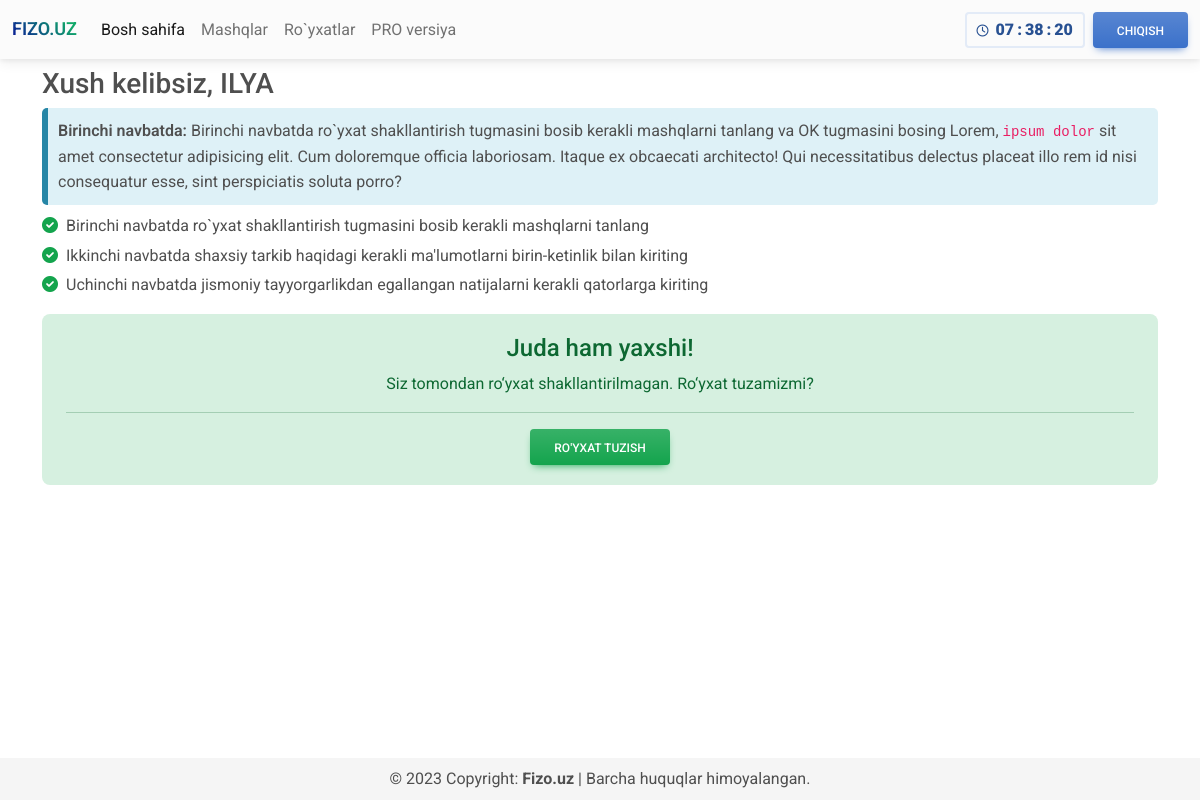
The page /home.php (signed in) on the database as committed earlier.
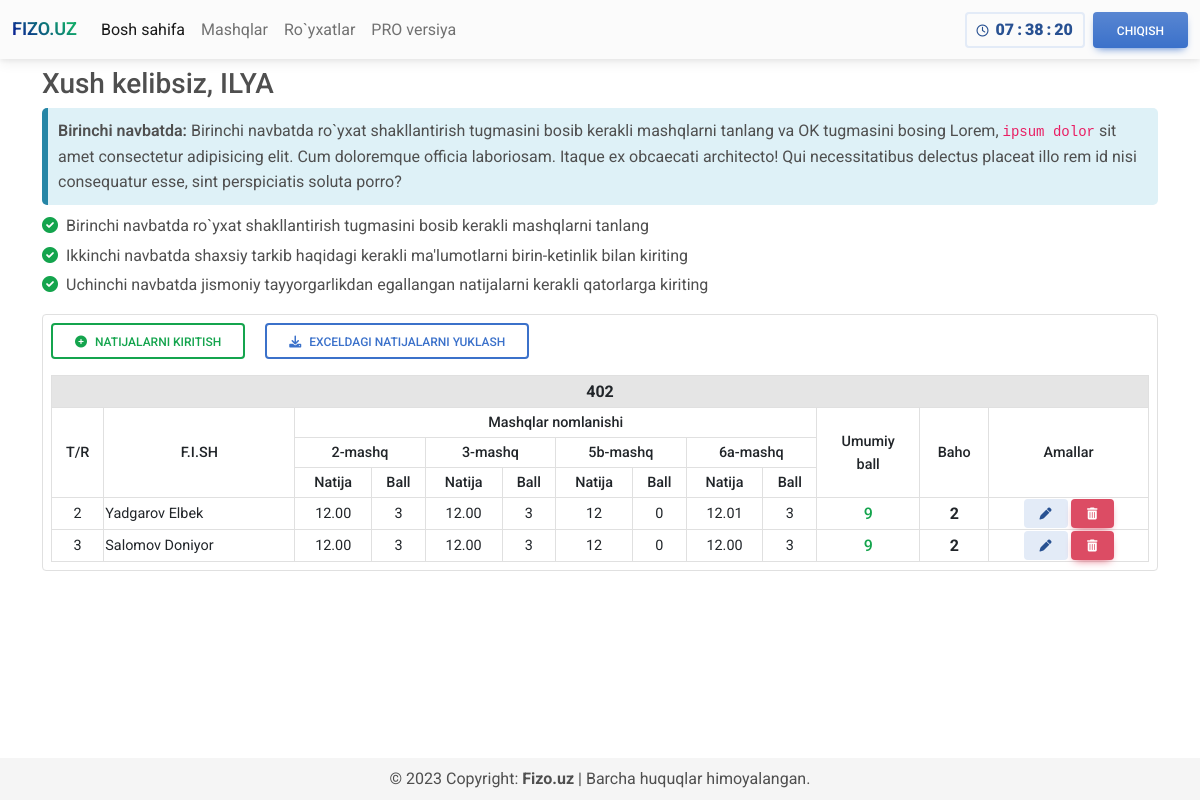
The same page on the database as committed later.
### tables this page shows
CREATE TABLE `users` (
  `id` int(11) NOT NULL,
  `username` varchar(255) NOT NULL,
  `password` varchar(255) NOT NULL,
  `name` varchar(255) NOT NULL,
  `bolinmanomi` varchar(255) DEFAULT NULL,
  `1-mashq` varchar(255) DEFAULT NULL,
  `2-mashq` varchar(255) DEFAULT NULL,
  `3-mashq` varchar(255) DEFAULT NULL,
  `4-mashq` varchar(255) DEFAULT NULL
);

CREATE TABLE `mashqlar` (
  `mashqlar_id` int(11) NOT NULL,
  `mashq_nomi` varchar(255) NOT NULL,
  `mashq_tuliq_nomi` varchar(255) NOT NULL,
  `mashq_server_nomi` varchar(255) DEFAULT NULL
);

CREATE TABLE `user401` (
  `user_id` int(11) NOT NULL,
  `fish` varchar(255) DEFAULT NULL,
  `tugilgan_kuni` date DEFAULT NULL,
  `yoshi` int(11) DEFAULT NULL,
  `vazni` int(11) DEFAULT NULL,
  `guruhi` varchar(255) DEFAULT NULL,
  `natija1` decimal(4,2) DEFAULT NULL,
  `ball1` int(11) DEFAULT NULL,
  `natija2` decimal(4,2) DEFAULT NULL,
  `ball2` int(11) DEFAULT NULL,
  `natija3` int(11) DEFAULT NULL,
  `ball3` int(11) DEFAULT NULL,
  `natija4` decimal(4,2) DEFAULT NULL,
  `ball4` int(11) DEFAULT NULL,
  `umumiyball` int(11) DEFAULT NULL,
  `baho` int(11) DEFAULT NULL,
  `current_time` date NOT NULL DEFAULT current_timestamp(),
  `bolinma_nomi` varchar(11) DEFAULT NULL
);

### home.php (the view, shortened to what this page needs)
<?php
if (isset($_SESSION['id']) && isset($_SESSION['username'])) {
include 'db_conn.php';
$resuserbolinma = mysqli_query($conn, "SELECT * FROM userbolinma");
$row_bolinmanomi = mysqli_fetch_row(mysqli_query($conn, "SELECT bolinmanomi, `1-mashq`, `2-mashq`, `3-mashq`, `4-mashq` FROM users WHERE `id` =".$_SESSION['id']));
$bolinmanomi = $row_bolinmanomi[0];
$mashqnomi1 = mysqli_fetch_row(mysqli_query($conn, "SELECT `mashq_nomi`, mashq_server_nomi FROM mashqlar WHERE `mashqlar_id` = '$row_bolinmanomi[1]'"));
$mashqnomi2 = mysqli_fetch_row(mysqli_query($conn, "SELECT `mashq_nomi`, mashq_server_nomi FROM mashqlar WHERE `mashqlar_id` = '$row_bolinmanomi[2]'"));
$mashqnomi3 = mysqli_fetch_row(mysqli_query($conn, "SELECT `mashq_nomi`, mashq_server_nomi FROM mashqlar WHERE `mashqlar_id` = '$row_bolinmanomi[3]'"));
$mashqnomi4 = mysqli_fetch_row(mysqli_query($conn, "SELECT `mashq_nomi`, mashq_server_nomi FROM mashqlar WHERE `mashqlar_id` = '$row_bolinmanomi[4]'"));
$resuser401 = mysqli_query($conn, "SELECT * FROM user401 WHERE `bolinma_nomi` = '$row_bolinmanomi[0]'");
 ?>
<!DOCTYPE html>
<html>
<head>
	<link rel="stylesheet" type="text/css" href="style.css">
     <link href="https://cdnjs.cloudflare.com/ajax/libs/font-awesome/6.0.0/css/all.min.css" rel="stylesheet" />
     <link href="https://cdn.jsdelivr.net/npm/bootstrap@5.3.0-alpha3/dist/css/bootstrap.min.css" rel="stylesheet">
     <link rel="stylesheet" href="css/mdb.min.css" />
</head>
<body>
     <header class="header">
          <nav class="navbar navbar-expand-lg navbar-light bg-light">
               <div class="container-fluid">
                    <a class="navbar-brand" href="./home.php">FIZO.UZ</a>
                    <div class="collapse navbar-collapse" id="navbarNav">
                         <ul class="navbar-nav">
                         <li class="nav-item">
                              <a class="nav-link active" aria-current="page" href="#">Bosh sahifa</a>
                         </li>
                         <li class="nav-item">
                              <a class="nav-link" href="#">Mashqlar</a>
                         </li>
                         <li class="nav-item">
                              <a class="nav-link" href="#">Ro`yxatlar</a>
                         </li>
                         <li class="nav-item">
                              <a class="nav-link" href="#" data-bs-toggle="modal" data-bs-target="#PROClickmodal">PRO versiya</a>
                         </li>
                         </ul>
                    </div>
                    <div class="d-flex align-items-center">
                              <button type="button" class="btn btn-outline-secondary soat me-1"><i class="far fa-clock me-1 "></i>
                                   <span class="soat" id="hours">00</span>
                                   <span class="soat">:</span>
                                   <span class="soat" id="minutes">00</span>
                                   <span class="soat">:</span>
                                   <span class="soat" id="seconds">00</span>
                              </button>
                              <button type="button" class="btn btn-primary bg-gradient ms-1">
                              <a href="logout.php" class="chiqish">Chiqish</a>
                              </button>
                         </div>
               </div>
          </nav>
     </header>
     <main>
          <div class="container mt-1 mt-1">
               <h3 class="mt-2 align">Xush kelibsiz, <?php echo $_SESSION['name']; ?></h3>
               <div class="note note-info mb-2 ">
               <strong>Birinchi navbatda:</strong> Birinchi navbatda ro`yxat shakllantirish tugmasini bosib kerakli mashqlarni tanlang va OK tugmasini bosing
               Lorem, <code>ipsum dolor</code>  sit amet consectetur adipisicing elit. Cum
               doloremque officia laboriosam. Itaque ex obcaecati architecto! Qui necessitatibus delectus
               placeat illo rem id nisi consequatur esse, sint perspiciatis soluta porro?
               </div>
               <ul class="list-unstyled">
               <li class="mb-1"><i class="fas fa-check-circle me-2 text-success"></i>Birinchi navbatda ro`yxat shakllantirish tugmasini bosib kerakli mashqlarni tanlang</li>
               <li class="mb-1"><i class="fas fa-check-circle me-2 text-success"></i>Ikkinchi navbatda shaxsiy tarkib haqidagi kerakli ma'lumotlarni birin-ketinlik bilan kiriting</li>
               <li class="mb-1"><i class="fas fa-check-circle me-2 text-success"></i>Uchinchi navbatda jismoniy tayyorgarlikdan egallangan natijalarni kerakli qatorlarga kiriting</li>
               </ul>
               <section class="pb-4">
                    <?php
                    if(empty($bolinmanomi) === true){
                    ?>
                    <div class="container divroyxat p-0">
                         <div class="alert alert-success royxat">
                              <div class="d-flex justify-content-center">
                              <h4>Juda ham yaxshi!</h4>
                              </div>
                              <div class="d-flex justify-content-center dobavit">
                              <p class="royxat">Siz tomondan ro‘yxat shakllantirilmagan. Ro‘yxat tuzamizmi?</p>
                              </div>
                              <hr>
                              <div class="d-flex justify-content-center dobavit">
                                   <button type="button" class="btn btn-success bg-gradient" data-bs-toggle="modal" data-bs-target="#ModalCreateTable">Ro'yxat tuzish</button>
                              </div>
                              </div>
                         </div>
                    </div>
                    <?php
                    } else {
                    ?>
                    <div class="bg-white border rounded-2">
                    <button type="button" class="btn btn-outline-success m-2" data-mdb-ripple-color="dark" data-bs-toggle="modal" data-bs-target="#ModalInsertNatija"><i class="fas fa-plus-circle me-2"></i>Natijalarni kiritish</button>
                    <button type="button" class="btn btn-outline-primary m-2" data-mdb-ripple-color="dark"><i class="fas fa-download me-2"></i>Exceldagi natijalarni yuklash</button>
                    <section class="w-100 p-2 text-center table-responsive">
                         <table id="datatable" class="table table-bordered m-0">
                                   <thead>
                                        <tr class="table-active">
                                        <?php
                                        while ($row = mysqli_fetch_array($resuserbolinma)) {
                                        ?>
                                             <th colspan="14">
                                                  <p class="bolinma_nomi"><?php echo $row_bolinmanomi[0]; ?></p>
                                             </th>
                                        <?php
                                        }
                                        ?>
                                        </tr>
                                        <tr>
                                             <th rowspan="3">T/R</th>
                                             <th rowspan="3">F.I.SH</th>
                                             <th colspan="8">Mashqlar nomlanishi</th>
                                             <th rowspan="3">Umumiy <br> ball</th>
                                             <th rowspan="3">Baho</th>
                                             <th rowspan="3">Amallar</th>
                                        </tr>
                                        <tr>
                                             <th colspan="2"><?php echo $mashqnomi1[0] ?></th>
                                             <th colspan="2"><?php echo $mashqnomi2[0] ?></th>
                                             <th colspan="2"><?php echo $mashqnomi3[0] ?></th>
                                             <th colspan="2"><?php echo $mashqnomi4[0] ?></th>
                                        </tr>
                                        <tr>
                                             <th>Natija</th>
                                             <th>Ball</th>
                                             <th>Natija</th>
                                             <th>Ball</th>
                                             <th>Natija</th>
                                             <th>Ball</th>
                                             <th>Natija</th>
                                             <th>Ball</th>
                                        </tr>
                                   </thead>
                              <?php
                              while ($row = mysqli_fetch_array($resuser401)) {
                              ?>
                                   <tbody>
                                        <tr>
                                             <td><?php echo $row["user_id"]; ?></td>
                                             <td align="left"><?php echo $row['fish']; ?></td>
                                             <td><?php echo $row['natija1']; ?></td>
                                             <td><?php echo $row['ball1']; ?></td>
                                             <td><?php echo $row['natija2']; ?></td>
                                             <td><?php echo $row['ball2']; ?></td>
                                             <td><?php echo $row['natija3']; ?></td>
                                             <td><?php echo $row['ball3']; ?></td>
                                             <td><?php echo $row['natija4']; ?></td>
                                             <td><?php echo $row['ball4']; ?></td>
                                             <td><p class="ball aloball"><?php echo $row['umumiyball']; ?></p></td>
                                             <td><p class="baho baho5"><?php echo $row['baho']; ?></p></td>
                                             <td>
                                                  <button type="button" class="btn btn-secondary editbtn btn-sm px-3" data-ripple-color="dark" data-mdb-toggle="modal" data-mdb-target="#ModalEdit">
                                                  <i class="fas fa-pen"></i>
                                                  </button>
                                                  <button type="button" class="btn btn-danger deletebtn btn-sm px-3" data-ripple-color="dark" data-mdb-toggle="modal" data-mdb-target="#ModalDelete">
                                                  <i class="fas fa-trash-alt"></i>
                                                  </button>
                                             </td>
                                        </tr>
                                   </tbody>
                              <?php
                              }
                              ?>
                         </table>
                    </section>
                    </div>
                    <?php
                    }
                     ?>
               </section>
          </div>
     </main>
</body>
<footer class="bg-light text-center text-lg-start fixed-bottom">
<div class="text-center p-2" style="background-color: rgba(0, 0, 0, 0.025);">
© 2023 Copyright:
<a class="text-reset fw-bold" href="https://fizo.uz/">Fizo.uz</a>
| Barcha huquqlar himoyalangan.
</div>
</footer>
</html>
<?php
}else{
     header("Location: index.php");
     exit();
}
?>

### style.css (style rules this page uses)
* { margin: 0; padding: 0; box-sizing: border-box; }
body, input { font-family: "Poppins", sans-serif; }
.navbar-brand { font-size: large !important; font-weight: 600 !important; background-image: linear-gradient(45deg, #09009f, #11a869 80%); background-size: 100%; -webkit-background-clip: text; -moz-background-clip: text; -webkit-text-fill-color: transparent; -moz-text-fill-color: transparent; }
th { padding: 3px 3px !important; vertical-align: middle; color: #23037c; }
td { padding: 1px 1px !important; vertical-align: middle; }
span.soat { font-weight: 900; font-size: 1rem; }
button.btn.btn-outline-secondary.soat { padding: 4px 10px 4px; }
p.bolinma_nomi { font-size: 1rem; font-weight: 700; margin: 0; }
p.ball.aloball { color: #14A44D; font-size: 1rem; font-weight: 500; margin: 0; }
p.baho.baho5 { margin: 0; font-size: 1rem; font-weight: 700; }
.chiqish { color: white; }
p.royxat { margin: 0; }

Rows that differ between the two databases and show on the page:
now on this page (row edited): users: bolinmanomi "402"
now on this page (row edited): mashqlar: mashq_nomi "2-mashq"
now on this page (row edited): mashqlar: mashq_nomi "3-mashq"
now on this page (row edited): mashqlar: mashq_nomi "5b-mashq"
now on this page (row edited): mashqlar: mashq_nomi "6a-mashq"
now on this page (row edited): user401: user_id "2", fish "Yadgarov Elbek", natija1 "12.00", ball1 "3", natija2 "12.00", ball2 "3", natija3 "12", ball3 "0", natija4 "12.01", ball4 "3", umumiyball "9", baho "2"
added user401: user_id "3", fish "Salomov Doniyor", natija1 "12.00", ball1 "3", natija2 "12.00", ball2 "3", natija3 "12", ball3 "0", natija4 "12.00", ball4 "3", umumiyball "9", baho "2"
Other text that changed with them:
text no longer shown: "Juda ham yaxshi! Siz tomondan ro‘yxat shakllantirilmagan. Ro‘yxat tuzamizmi? RO'YXAT TUZISH"
text now shown: "NATIJALARNI KIRITISH EXCELDAGI NATIJALARNI YUKLASH T/R F.I.SH Mashqlar nomlanishi Umumiy ball Baho Amallar Natija Ball Natija Ball Natija Ball Natija Ball"
